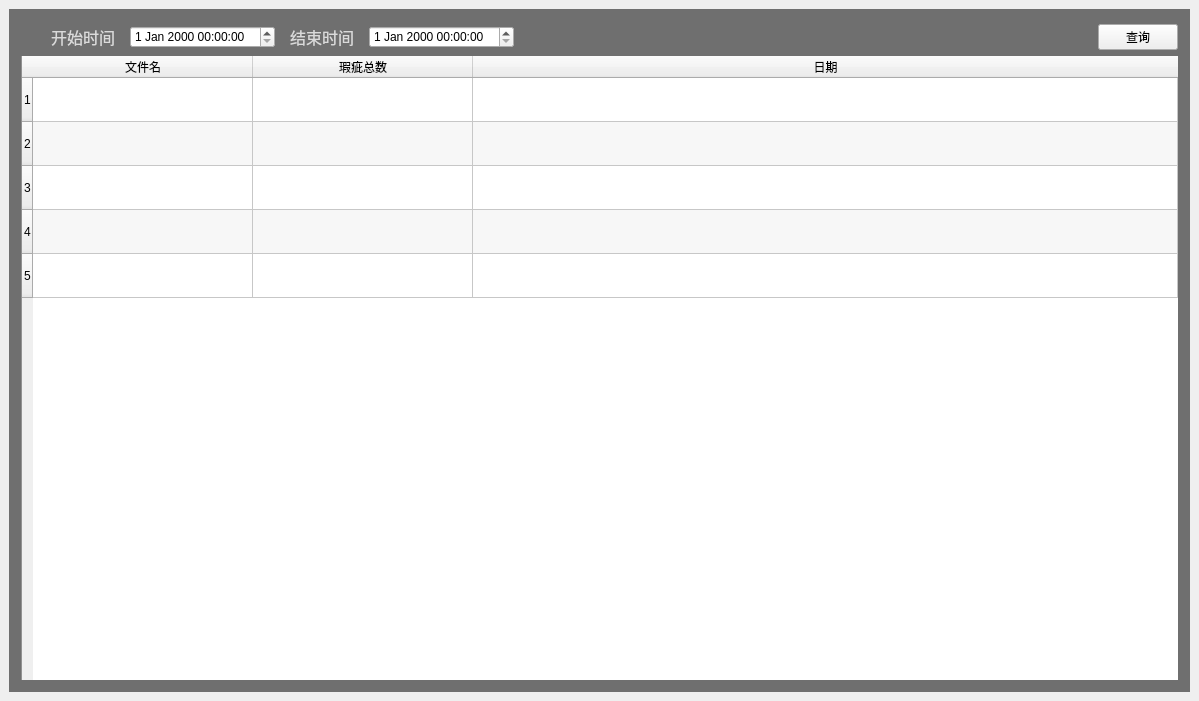
<?xml version="1.0" encoding="UTF-8"?>
<ui version="4.0">
 <class>QueryUI</class>
 <widget class="QMainWindow" name="QueryUI">
  <property name="geometry">
   <rect>
    <x>0</x>
    <y>0</y>
    <width>1199</width>
    <height>701</height>
   </rect>
  </property>
  <property name="windowTitle">
   <string>结果查询</string>
  </property>
  <property name="windowIcon">
   <iconset resource="../apprcc.qrc">
    <normaloff>:/img/icon/熊猫.png</normaloff>:/img/icon/熊猫.png</iconset>
  </property>
  <property name="styleSheet">
   <string notr="true">QLabel
{
	font-size: 16px;
	font-family: &quot;Microsoft YaHei&quot;;
	font-weight: light;
 		border-radius:9px;
		background:rgba(66, 195, 255, 0);
color: rgb(218, 218, 218);
}</string>
  </property>
  <widget class="QWidget" name="centralwidget">
   <layout class="QVBoxLayout" name="verticalLayout_2">
    <item>
     <widget class="QGroupBox" name="groupBox">
      <property name="styleSheet">
       <string notr="true">#groupBox{
background-color: rgba(75, 75, 75, 200);
border: 0px solid #42adff;
border-radius:0px;}
</string>
      </property>
      <property name="title">
       <string/>
      </property>
      <layout class="QVBoxLayout" name="verticalLayout_3">
       <item>
        <layout class="QHBoxLayout" name="horizontalLayout">
         <property name="spacing">
          <number>15</number>
         </property>
         <property name="leftMargin">
          <number>30</number>
         </property>
         <item>
          <widget class="QLabel" name="startTimeLabel">
           <property name="text">
            <string>开始时间</string>
           </property>
          </widget>
         </item>
         <item>
          <widget class="QDateTimeEdit" name="startTime"/>
         </item>
         <item>
          <widget class="QLabel" name="endTimeLabel">
           <property name="text">
            <string>结束时间</string>
           </property>
          </widget>
         </item>
         <item>
          <widget class="QDateTimeEdit" name="endTime"/>
         </item>
         <item>
          <spacer name="horizontalSpacer">
           <property name="orientation">
            <enum>Qt::Horizontal</enum>
           </property>
           <property name="sizeHint" stdset="0">
            <size>
             <width>40</width>
             <height>20</height>
            </size>
           </property>
          </spacer>
         </item>
         <item>
          <widget class="QPushButton" name="queryButton">
           <property name="text">
            <string>查询</string>
           </property>
          </widget>
         </item>
        </layout>
       </item>
       <item>
        <widget class="QTableWidget" name="tableList">
         <property name="styleSheet">
          <string notr="true">QTableWidget{
border: 0px solid #42adff;
border-left: 1px solid rgba(200, 200, 200,100);
border-right: 0px solid rgba(29, 83, 185, 255);
border-radius:0px;}</string>
         </property>
         <property name="editTriggers">
          <set>QAbstractItemView::NoEditTriggers</set>
         </property>
         <property name="alternatingRowColors">
          <bool>true</bool>
         </property>
         <attribute name="horizontalHeaderVisible">
          <bool>true</bool>
         </attribute>
         <attribute name="horizontalHeaderCascadingSectionResizes">
          <bool>false</bool>
         </attribute>
         <attribute name="horizontalHeaderDefaultSectionSize">
          <number>220</number>
         </attribute>
         <attribute name="horizontalHeaderHighlightSections">
          <bool>true</bool>
         </attribute>
         <attribute name="horizontalHeaderStretchLastSection">
          <bool>true</bool>
         </attribute>
         <attribute name="verticalHeaderVisible">
          <bool>true</bool>
         </attribute>
         <attribute name="verticalHeaderMinimumSectionSize">
          <number>28</number>
         </attribute>
         <attribute name="verticalHeaderDefaultSectionSize">
          <number>44</number>
         </attribute>
         <attribute name="verticalHeaderShowSortIndicator" stdset="0">
          <bool>false</bool>
         </attribute>
         <attribute name="verticalHeaderStretchLastSection">
          <bool>false</bool>
         </attribute>
         <row>
          <property name="text">
           <string>1</string>
          </property>
         </row>
         <row>
          <property name="text">
           <string>2</string>
          </property>
         </row>
         <row>
          <property name="text">
           <string>3</string>
          </property>
         </row>
         <row>
          <property name="text">
           <string>4</string>
          </property>
         </row>
         <row>
          <property name="text">
           <string>5</string>
          </property>
         </row>
         <column>
          <property name="text">
           <string>文件名</string>
          </property>
         </column>
         <column>
          <property name="text">
           <string>瑕疵总数</string>
          </property>
         </column>
         <column>
          <property name="text">
           <string>日期</string>
          </property>
         </column>
        </widget>
       </item>
      </layout>
     </widget>
    </item>
   </layout>
  </widget>
 </widget>
 <resources>
  <include location="../apprcc.qrc"/>
 </resources>
 <connections/>
</ui>
